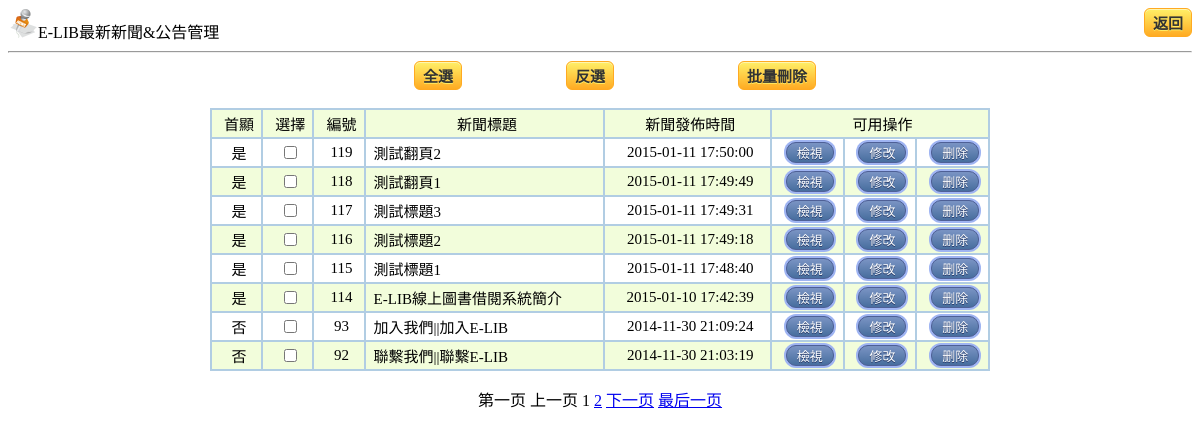
The page /admin/sysadmin/news_m.php (signed in) on the database its author committed.
### tables this page shows
CREATE TABLE IF NOT EXISTS `news` (
  `id` int(10) NOT NULL AUTO_INCREMENT,
  `title` varchar(100) NOT NULL,
  `content` text NOT NULL,
  `newstime` datetime NOT NULL,
  `isShow` int(11) NOT NULL DEFAULT '1',
  `lasttime` datetime NOT NULL,
  `times` int(11) NOT NULL DEFAULT '0',
  PRIMARY KEY (`id`)
);

### admin/sysadmin/news_m.php (the view, shortened to what this page needs)
<html>
<head>
<link rel="stylesheet" type="text/css" href="admin.css"/>
</head>
<body>
<img src="../../public/img/news.gif" height=30/>E-LIB最新新聞&公告管理
<a class="myButton" style="float:right" href="welcome.html"><span>返回</span></a>
<hr>
<div align="center">
<?php
 include("../../dbconf.php");
 $sql="select * from news order by id desc ";
 $Page_size=8;
 $result=mysqli_query($link,$sql);
 $count = mysqli_num_rows($result);
 $page_count  = ceil($count/$Page_size);
 $init=1;
 $max_p=$page_count;
 $pages=$page_count;
 if
 (empty($_GET['page'])||$_GET['page']<0){
  $page=1;
 }
 else
 {
 $page=$_GET['page'];
 }
 $offset=$Page_size*($page-1);
 $sql="select * from news order by id desc limit $offset,$Page_size";
 $result=mysqli_query($link,$sql);
 ?>
 <form name="del_form" action="del_news.php" method="post">
<input class="myButton" style="margin-left:30" type="button" name="select" onclick="selectAll()" value="全選"/>
<input class="myButton" style="margin-left:100" type="button" name="select" onclick="unselectAll()" value="反選"/>
 <input class="myButton"  style="margin-left:120" type="submit" value="批量刪除" style="margin-left:0px;" onclick='return confirm("確定要批量刪除所選擇的新聞/公告？此操作不可恢復！！！")'><br><br>
 <table>
 <tr><td align=center style="background-color:#f2fddb">首顯</td><td align=center style="background-color:#f2fddb">選擇</td><td align=center style="background-color:#f2fddb">編號</td><td align=center style="background-color:#f2fddb">新聞標題</td><td align=center style="background-color:#f2fddb">新聞發佈時間</td><td colspan=3 align=center style="background-color:#f2fddb">可用操作</td></tr>
 <?php
 $j=1;
 while ($row=mysqli_fetch_array($result))
 {
 if($j%2==0)
 {
	$tdstyle="style=\"background-color:#f2fddb \"";
 }
 else
 {
	$tdstyle="style=\" \"";
 }
 $ishow="";
 if($row[4]=="0")
	  {
	  $showtype="e-lib";
	  $ishow="否";}
	  else{$ishow="是";
	  $showtype="shownews";}
?>
      <?php
	  echo "<tr><td align=center ".$tdstyle." >".$ishow."</td>
	  <td align=center ".$tdstyle."><input name=\"del_id[]\" type=\"checkbox\" id=\"del_id[]\" value=".$row[0]." /></td>
	  <td align=center ".$tdstyle.">".$row[0]."</td><td ".$tdstyle.">".$row[1]."</td><td align=center ".$tdstyle.">".$row[3]."</td>
	  <td align=center ".$tdstyle."><a class=\"myButton2\" href='../../home/".$showtype.".php?id=".$row[0]."'  target=\"_blank\">檢視</a></td>
	  <td align=center ".$tdstyle."><a class=\"myButton2\" href='update_news.php?id=".$row[0]."'  target=\"_self\">修改</a></td>";
	?>
	<td align=center <?php echo $tdstyle; ?>><a class="myButton2" href="javascript:;" onclick="if(confirm('您确定删除这条记录？')){location.href='delete_news.php?id=<?php echo $row[0]; ?>';}" class="btn">删除</a></td></tr>
	<?php
	$j++;
	}
?>
</table>
</form>
<?php
 @$key.="<span $page/$pages</span>";
 if($page!=1)
 {
 $key.="<a   href=\"".$_SERVER['PHP_SELF']."?page=1\">第一页</a> ";
 $key.="<a   href=\"".$_SERVER['PHP_SELF']."?page=".($page-1)."\">上一页</a>";
}
else {
 $key.="<span > 第一页 </span>";
 $key.="<span > 上一页 </span>";
}
  for($i=$init;$i<=$max_p;$i++){
 if($i==$page){
 $key.=' <span>'.$i.'</span>';
 } else {
 $key.=" <a   href=\"".$_SERVER['PHP_SELF']."?page=".$i."\">".$i."</a>";
 }
  }  if($page!=$pages){
 $key.=" <a  href=\"".$_SERVER['PHP_SELF']."?page=".($page+1)."\">下一页</a> ";
 $key.="<a   href=\"".$_SERVER['PHP_SELF']."?page={$pages}\">最后一页</a>";
 }else {
 $key.=" 下一页 ";
 $key.=" 最后一页 ";
 }
 $key.='</div>';
?>
<p><?php echo $key?></p></div>
</body>
</html>

### admin/sysadmin/admin.css (style rules this page uses)
table { width:780; border: 2px solid #B1CDE3; padding:0; margin:0 auto; border-collapse: collapse; }
td { border: 2px solid #B1CDE3; background: #fff; font-size:15px; padding: 3px 3px 3px 8px; color: black; }
.myButton { -moz-box-shadow:inset 0px 1px 0px 0px #fff6af; -webkit-box-shadow:inset 0px 1px 0px 0px #fff6af; box-shadow:inset 0px 1px 0px 0px #fff6af; background:-webkit-gradient(linear, left top, left bottom, color-stop(0.05, #ffec64), color-stop(1, #ffab23)); background:-moz-linear-gradient(top, #ffec64 5%, #ffab23 100%); background:-webkit-linear-gradient(top, #ffec64 5%, #ffab23 100%); background:-o-linear-gradient(top, #ffec64 5%, #ffab23 100%); background:-ms-linear-gradient(top, #ffec64 5%, #ffab23 100%); background:linear-gradient(to bottom, #ffec64 5%, #ffab23 100%); filter:progid:DXImageTransform.Microsoft.gradient(startColorstr='#ffec64', endColorstr='#ffab23',GradientType=0); background-color:#ffec64; -moz-border-radius:6px; -webkit-border-radius:6px; border-radius:6px; border:1px solid #ffaa22; display:inline-block; cursor:pointer; color:#333333; font-family:arial; font-size:15px; font-weight:bold; padding:3px 8px; text-decoration:none; text-shadow:0px 1px 0px #ffee66; }
.myButton2 { -moz-box-shadow: 0px 0px 0px 2px #9fb4f2; -webkit-box-shadow: 0px 0px 0px 2px #9fb4f2; box-shadow: 0px 0px 0px 2px #9fb4f2; background:-webkit-gradient(linear, left top, left bottom, color-stop(0.05, #7892c2), color-stop(1, #476e9e)); background:-moz-linear-gradient(top, #7892c2 5%, #476e9e 100%); background:-webkit-linear-gradient(top, #7892c2 5%, #476e9e 100%); background:-o-linear-gradient(top, #7892c2 5%, #476e9e 100%); background:-ms-linear-gradient(top, #7892c2 5%, #476e9e 100%); background:linear-gradient(to bottom, #7892c2 5%, #476e9e 100%); filter:progid:DXImageTransform.Microsoft.gradient(startColorstr='#7892c2', endColorstr='#476e9e',GradientType=0); background-color:#7892c2; -moz-border-radius:10px; -webkit-border-radius:10px; border-radius:10px; border:1px solid #4e6096; display:inline-block; cursor:pointer; color:#ffffff; font-family:arial; font-size:13px; padding:0px 10px; text-decoration:none; text-shadow:0px 1px 0px #283966; }

### rows shown on the page
news: isShow "是", id "119", title "測試翻頁2", newstime "2015-01-11 17:50:00"
news: isShow "是", id "118", title "測試翻頁1", newstime "2015-01-11 17:49:49"
news: isShow "是", id "117", title "測試標題3", newstime "2015-01-11 17:49:31"
news: isShow "是", id "116", title "測試標題2", newstime "2015-01-11 17:49:18"
news: isShow "是", id "115", title "測試標題1", newstime "2015-01-11 17:48:40"
news: isShow "是", id "114", title "E-LIB線上圖書借閱系統簡介", newstime "2015-01-10 17:42:39"
news: isShow "否", id "93", title "加入我們||加入E-LIB", newstime "2014-11-30 21:09:24"
news: isShow "否", id "92", title "聯繫我們||聯繫E-LIB", newstime "2014-11-30 21:03:19"
